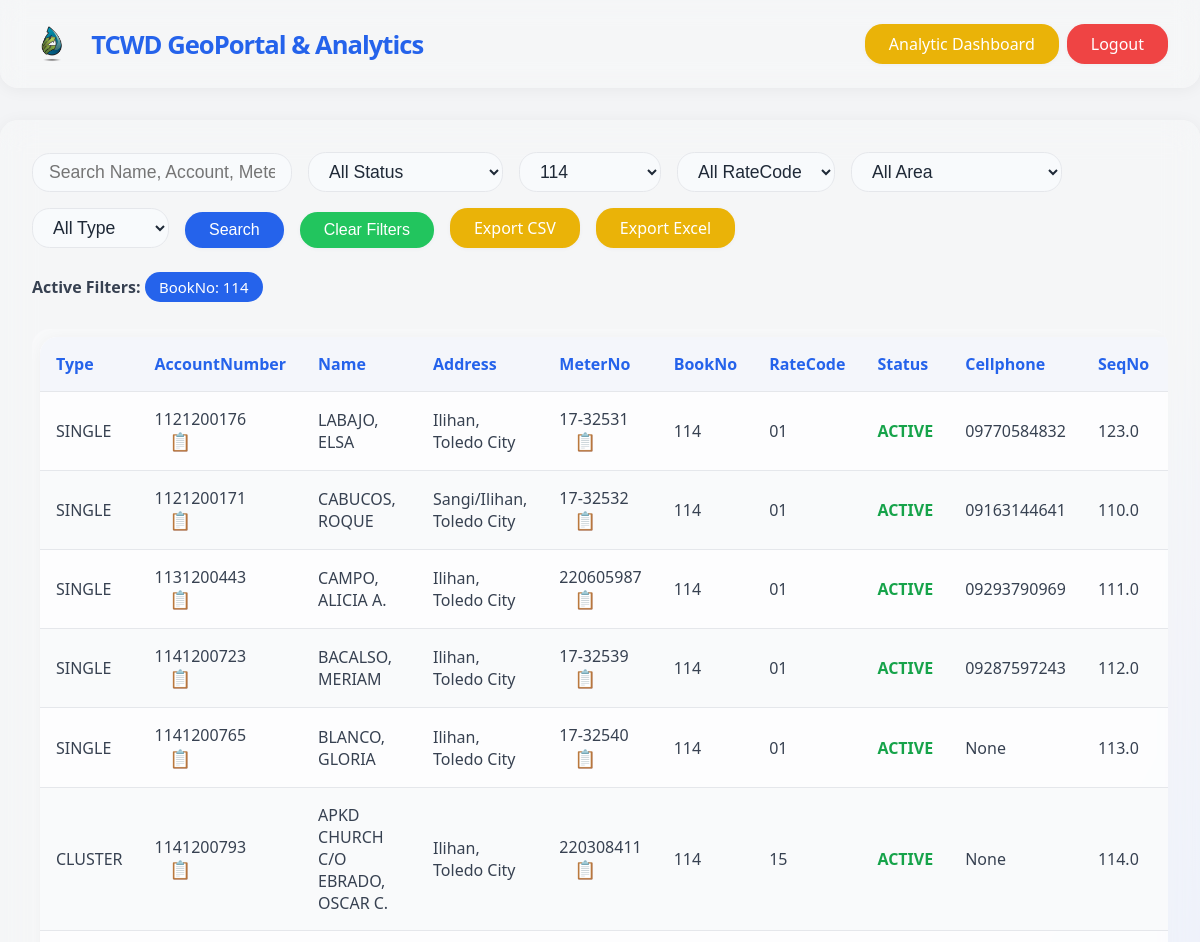
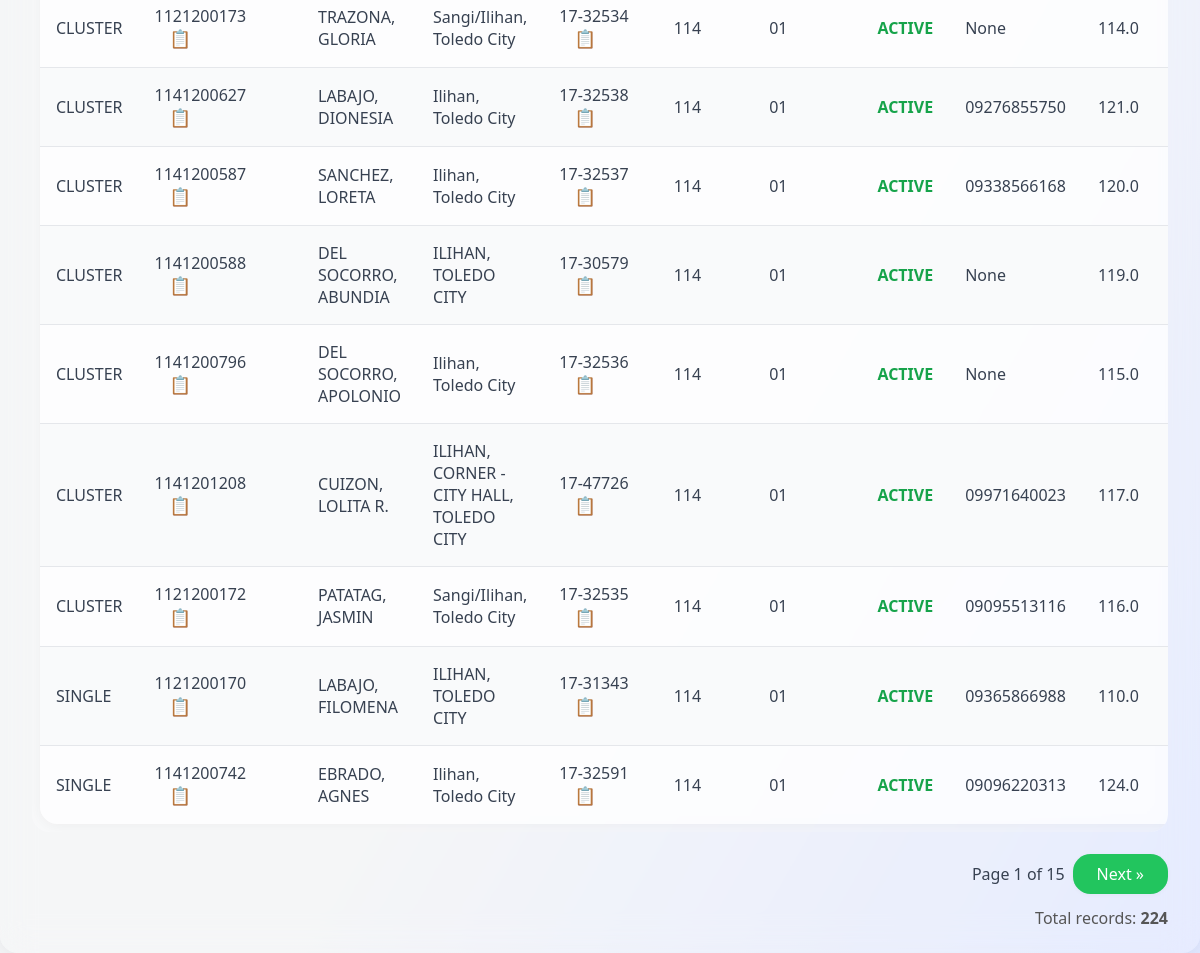
Screenshot of /?bookno=114 (signed in) with the database file from the repository (2 pictures, top to bottom).
### tables this page shows
CREATE TABLE "database" (
"Type" TEXT,
  "AccountNumber" TEXT,
  "Name" TEXT,
  "Address" TEXT,
  "MeterNo" TEXT,
  "BookNo" TEXT,
  "RateCode" TEXT,
  "Status" TEXT,
  "Cellphone" TEXT,
  "SeqNo" REAL,
  "AREA" TEXT,
  "x" REAL,
  "y" REAL,
  "PRVReading" REAL,
  "PRSReading" REAL,
  "CumUsed" REAL,
  "BillAmount" REAL
);

### app.py (the view)
@app.route('/')
def index():
    if not session.get('logged_in'):
        return redirect(url_for('login'))
    search = request.args.get('q', '')
    status = request.args.get('status', '')
    bookno = request.args.get('bookno', '')
    ratecode = request.args.get('ratecode', '')
    area = request.args.get('area', '')
    type_ = request.args.get('type', '')
    page = int(request.args.get('page', 1))
    try:
        query = """
            SELECT Type, AccountNumber, Name, Address, MeterNo, BookNo, RateCode, Status,
                   Cellphone, SeqNo, AREA, x, y, PRVReading, PRSReading, CumUsed, BillAmount
            FROM "database" WHERE 1=1
        """
        params = []
        if search:
            query += " AND (Name LIKE ? OR AccountNumber LIKE ? OR MeterNo LIKE ?)"
            like_term = f"%{search}%"
            params.extend([like_term, like_term, like_term])
        if status:
            query += " AND Status = ?"
            params.append(status)
        if bookno:
            query += " AND BookNo = ?"
            params.append(bookno)
        if ratecode:
            query += " AND RateCode = ?"
            params.append(ratecode)
        if area:
            query += " AND AREA = ?"
            params.append(area)
        if type_:
            query += " AND Type = ?"
            params.append(type_)
        offset = (page - 1) * ITEMS_PER_PAGE
        paginated_query = query + " LIMIT ? OFFSET ?"
        params_for_count = params.copy()
        params.extend([ITEMS_PER_PAGE, offset])
        conn = get_db_connection()
        rows = conn.execute(paginated_query, params).fetchall()
        rows = [dict(row) for row in rows]
        all_statuses = [row['Status'] for row in conn.execute('SELECT DISTINCT Status FROM "database"').fetchall()]
        all_booknos = [row['BookNo'] for row in conn.execute('SELECT DISTINCT BookNo FROM "database"').fetchall()]
        all_ratecodes = [row['RateCode'] for row in conn.execute('SELECT DISTINCT RateCode FROM "database"').fetchall()]
        all_areas = [row['AREA'] for row in conn.execute('SELECT DISTINCT AREA FROM "database"').fetchall()]
        all_types = [row['Type'] for row in conn.execute('SELECT DISTINCT Type FROM "database"').fetchall()]
        all_booknos = sorted(all_booknos, key=bookno_sort_key)
        count_query = "SELECT COUNT(*) FROM (SELECT * FROM \"database\" WHERE 1=1"
        count_params = []
        if search:
            count_query += " AND (Name LIKE ? OR AccountNumber LIKE ? OR MeterNo LIKE ?)"
            count_params.extend([like_term, like_term, like_term])
        if status:
            count_query += " AND Status = ?"
            count_params.append(status)
        if bookno:
            count_query += " AND BookNo = ?"
            count_params.append(bookno)
        if ratecode:
            count_query += " AND RateCode = ?"
            count_params.append(ratecode)
        if area:
            count_query += " AND AREA = ?"
            count_params.append(area)
        if type_:
            count_query += " AND Type = ?"
            count_params.append(type_)
        count_query += ")"
        total_rows = conn.execute(count_query, count_params).fetchone()[0]
        columns = [description[0] for description in conn.execute('SELECT * FROM "database" LIMIT 1').description]
        conn.close()
        total_pages = max(1, (total_rows + ITEMS_PER_PAGE - 1) // ITEMS_PER_PAGE)
        return render_template(
            'index.html',
            rows=rows,
            columns=columns,
            search=search,
            statuses=all_statuses,
            selected_status=status,
            booknos=all_booknos,
            selected_bookno=bookno,
            ratecodes=all_ratecodes,
            selected_ratecode=ratecode,
            areas=all_areas,
            selected_area=area,
            types=all_types,
            selected_type=type_,
            page=page,
            total_pages=total_pages,
            total_rows=total_rows,
            zip=zip
        )
    except Exception as e:
        return render_template('error.html', message="A database error occurred. Please contact support.", error=str(e)), 500

### app.py (called while the page is built)
def get_db_connection():
    conn = sqlite3.connect(DATABASE)
    conn.row_factory = sqlite3.Row
    return conn

def bookno_sort_key(val):
    if val is None:
        return (2, "")
    val = str(val)
    return (1, int(val)) if val.isdigit() else (0, val.upper())

### templates/index.html (shortened to what this page needs)
<!DOCTYPE html>
<html lang="en">
<head>
    <link rel="stylesheet" href="{{ url_for('static', filename='style.css') }}">
    <link rel="stylesheet" href="https://code.jquery.com/ui/1.13.0/themes/base/jquery-ui.css">
</head>
<body>
    <div class="header">
  <div style="display: flex; align-items: center; gap:1.2rem;">
    <img src="{{ url_for('static', filename='materials/logo.png') }}"
         alt="TCWD Logo"
         style="height: 2.5rem;">
    <span class="title">TCWD GeoPortal & Analytics</span>
  </div>
  <div class="header-buttons">
    <a href="{{ url_for('dashboard') }}"
       target="_blank"
       class="btn accent">
      Analytic Dashboard
    </a>
    <a href="{{ url_for('logout') }}"
       class="btn danger">
      Logout
    </a>
  </div>
</div>
    <div class="card">
        <form class="filter-form" method="get" action="{{ url_for('index') }}" id="filterForm" autocomplete="off">
            <input type="text" id="searchBox" name="q" placeholder="Search Name, Account, Meter" value="{{ search }}" aria-label="Search">
            <select name="status" aria-label="Status">
                <option value="">All Status</option>
            </select>
            <select name="bookno" aria-label="Book Number">
                {% for b in booknos %}
                    <option value="{{ b }}" {% if selected_bookno == b %}selected{% endif %}>{{ b }}</option>
                {% endfor %}
            </select>
            <select name="ratecode" aria-label="Rate Code">
                <option value="">All RateCode</option>
            </select>
            <select name="area" aria-label="Area">
                <option value="">All Area</option>
            </select>
            <select name="type" aria-label="Type">
                <option value="">All Type</option>
            </select>
            <button type="submit" class="btn" id="searchBtn">Search</button>
            <button type="button" class="btn secondary" id="clearFiltersBtn" tabindex="0">Clear Filters</button>
            <a href="{{ url_for('export', q=search, status=selected_status, bookno=selected_bookno, ratecode=selected_ratecode, area=selected_area, type=selected_type, format='csv') }}"
                class="btn accent" id="exportCsvBtn"
                {% if not rows %}aria-disabled="true" style="pointer-events:none;opacity:0.5;"{% endif %}>
                Export CSV
            </a>
            <a href="{{ url_for('export', q=search, status=selected_status, bookno=selected_bookno, ratecode=selected_ratecode, area=selected_area, type=selected_type, format='excel') }}"
                class="btn accent" id="exportXlsBtn"
                {% if not rows %}aria-disabled="true" style="pointer-events:none;opacity:0.5;"{% endif %}>
                Export Excel
            </a>
        </form>
        <div class="active-filters">
            {% set filters = [] %}
            {% if filters %}
                <div style="margin-bottom: 1rem;">
                    <strong>Active Filters:</strong>
                    {% for f in filters %}
                        <span class="filter-chip">{{ f }}</span>
                    {% endfor %}
                </div>
            {% endif %}
        </div>
        <div class="table-responsive">
            <table>
                <thead>
                    <tr>
                        {% for col in columns %}
                            <th>{{ col }}</th>
                        {% endfor %}
                    </tr>
                </thead>
                <tbody>
                    {% if rows %}
                        {% for row in rows %}
                            <tr class="data-row" data-row='{{ row|tojson }}' tabindex="0" aria-label="Show details">
                                {% for col in columns %}
                                    {% if col == 'Status' %}
                                        <td>
                                            <span class="{% if row[col]|lower == 'active' %}
                                                    status-active
                                                {% elif row[col]|lower == 'disconnected' %}
                                                    status-disconnected
                                                {% else %}
                                                    status-other
                                                {% endif %}">
                                                {{ row[col] }}
                                            </span>
                                        </td>
                                    {% else %}
                                        <td>
                                            {{ row[col] }}
                                            {% if col in ['AccountNumber', 'MeterNo'] and row[col] %}
                                                <button class="copy-btn" data-copy="{{ row[col] }}" title="Copy {{ col }}" tabindex="0">📋</button>
                                            {% endif %}
                                        </td>
                                    {% endif %}
                                {% endfor %}
                            </tr>
                        {% endfor %}
                    {% endif %}
                </tbody>
            </table>
        </div>
        <div class="pagination">
            <span>Page {{ page }} of {{ total_pages }}</span>
            {% if page < total_pages %}
                <a href="{{ url_for('index', q=search, status=selected_status, bookno=selected_bookno, ratecode=selected_ratecode, area=selected_area, type=selected_type, page=page+1) }}" class="btn secondary">Next &raquo;</a>
            {% endif %}
        </div>
        <div class="table-summary">
            <span>Total records: <strong>{{ total_rows }}</strong></span>
        </div>
    </div>
</body>
</html>

### static/style.css (style rules this page uses)
:root { --primary: #2563eb; --primary-hover: #1d4ed8; --secondary: #22c55e; --secondary-hover: #16a34a; --accent: #eab308; --accent-hover: #ca8a04; --danger: #ef4444; --danger-hover: #dc2626; --gray-bg: #f3f4f6; --gray-card: #fff; --gray-border: #e5e7eb; --gray-text: #374151; --text-dark: #1f2937; --shadow: 0 2px 16px 0 rgba(0,0,0,0.05); --radius: 1.1rem; --transition: .18s cubic-bezier(.4,0,.2,1); --focus-ring: 0 0 0 3px #93c5fd; }
body { margin: 0; min-height: 100vh; background: linear-gradient(120deg, #f3f4f6 60%, #e0e7ff 100%); background-attachment: fixed; font-family: 'Segoe UI', 'Helvetica Neue', Arial, 'Liberation Sans', sans-serif; color: var(--gray-text); position: relative; z-index: 0; }
.header { display: flex; justify-content: space-between; align-items: center; background: rgba(255,255,255,0.2); padding: 1.5rem 2rem; box-shadow: var(--shadow); border-radius: 0 0 var(--radius) var(--radius); margin-bottom: 2rem; backdrop-filter: blur(12px); -webkit-backdrop-filter: blur(12px); }
.header .title { font-size: 1.6rem; font-weight: 700; letter-spacing: -1px; color: var(--primary); }
.btn { display: inline-block; font-size: 1rem; font-weight: 500; padding: 0.55rem 1.5rem; border: none; outline: none; border-radius: var(--radius); background: var(--primary); color: #fff; cursor: pointer; transition: all 0.2s ease-in-out; box-shadow: 0 1px 4px 0 rgba(0,0,0,0.04); text-decoration: none; }
.btn.secondary { background: var(--secondary); }
.btn.accent { background: var(--accent); color: #fff; }
.btn.danger { background: var(--danger); }
.card { background: rgba(255, 255, 255, 0.2); border-radius: var(--radius); box-shadow: var(--shadow); padding: 2rem 2rem 1.5rem 2rem; backdrop-filter: blur(16px); -webkit-backdrop-filter: blur(16px); }
.filter-chip { background: var(--primary); color: #fff; display: inline-block; padding: 0.3rem 0.9rem; border-radius: 2em; font-size: 0.93rem; margin-right: 0.5em; margin-bottom: 0.2em; }
.filter-form { display: flex; flex-wrap: wrap; gap: 1rem; align-items: flex-end; margin-bottom: 1.5rem; }
.filter-form input[type="text"], .filter-form select { font-size: 1.1rem; padding: 0.5rem 1rem; border-radius: var(--radius); border: 1.5px solid var(--gray-border); background: #f8fafc; color: var(--text-dark); transition: border-color var(--transition); }
.table-responsive { overflow-x: auto; margin-top: 1.5rem; background: rgba(255, 255, 255, 0.2); backdrop-filter: blur(10px); -webkit-backdrop-filter: blur(10px); border-radius: var(--radius); padding: 0.5rem; }
.card .table-responsive tbody { background: rgba(255, 255, 255, 0.2); }
table { width: 100%; border-collapse: separate; border-spacing: 0; background: rgba(255,255,255,0.5); border-radius: var(--radius); box-shadow: var(--shadow); overflow: hidden; backdrop-filter: blur(10px); -webkit-backdrop-filter: blur(10px); }
th, td { padding: 1rem; text-align: left; border-bottom: 1.5px solid var(--gray-border); }
th { background: #f4f6fb; font-weight: 600; color: var(--primary); position: sticky; top: 0; z-index: 2; }
tr:last-child td { border-bottom: none; }
tr.data-row { transition: background 0.13s; }
tbody tr:nth-child(even) { background: #f9fafb; }
.status-active { color: var(--secondary-hover); font-weight: 600; }
.copy-btn, .copy-btn-modal { background: transparent; border: none; cursor: pointer; color: var(--primary); font-size: 1.1rem; margin-left: 0.5em; vertical-align: middle; outline: none; transition: color 0.18s; }
.pagination { display: flex; gap: 0.5rem; justify-content: flex-end; align-items: center; margin-top: 1.4rem; }
.table-summary { margin-top: 0.8rem; text-align: right; color: #555; font-size: 1rem; }
.header-buttons { display: flex; align-items: center; gap: 0.5rem; margin-left: auto; }

### rows the page displays
database: Type "SINGLE" "1121200176" "LABAJO, ELSA" "Ilihan, Toledo City" "17-32531" "114" "01" "09770584832" "123.0", Status "ACTIVE"
database: Type "SINGLE" "1121200171" "CABUCOS, ROQUE" "Sangi/Ilihan, Toledo City" "17-32532" "114" "01" "09163144641" "110.0", Status "ACTIVE"
database: Type "SINGLE" "1131200443" "CAMPO, ALICIA A." "Ilihan, Toledo City" "220605987" "114" "01" "09293790969" "111.0", Status "ACTIVE"
database: Type "SINGLE" "1141200723" "BACALSO, MERIAM" "Ilihan, Toledo City" "17-32539" "114" "01" "09287597243" "112.0", Status "ACTIVE"
database: Type "SINGLE" "1141200765" "BLANCO, GLORIA" "Ilihan, Toledo City" "17-32540" "114" "01" "None" "113.0", Status "ACTIVE"
database: Type "CLUSTER" "1141200793" "APKD CHURCH C/O EBRADO, OSCAR C." "Ilihan, Toledo City" "220308411" "114" "15" "None" "114.0", Status "ACTIVE"
database: Type "CLUSTER" "1121200173" "TRAZONA, GLORIA" "Sangi/Ilihan, Toledo City" "17-32534" "114" "01" "None" "114.0", Status "ACTIVE"
database: Type "CLUSTER" "1141200627" "LABAJO, DIONESIA" "Ilihan, Toledo City" "17-32538" "114" "01" "09276855750" "121.0", Status "ACTIVE"
database: Type "CLUSTER" "1141200587" "SANCHEZ, LORETA" "Ilihan, Toledo City" "17-32537" "114" "01" "09338566168" "120.0", Status "ACTIVE"
database: Type "CLUSTER" "1141200588" "DEL SOCORRO, ABUNDIA" "ILIHAN, TOLEDO CITY" "17-30579" "114" "01" "None" "119.0", Status "ACTIVE"
database: Type "CLUSTER" "1141200796" "DEL SOCORRO, APOLONIO" "Ilihan, Toledo City" "17-32536" "114" "01" "None" "115.0", Status "ACTIVE"
database: Type "CLUSTER" "1141201208" "CUIZON, LOLITA R." "ILIHAN, CORNER - CITY HALL, TOLEDO CITY" "17-47726" "114" "01" "09971640023" "117.0", Status "ACTIVE"
database: Type "CLUSTER" "1121200172" "PATATAG, JASMIN" "Sangi/Ilihan, Toledo City" "17-32535" "114" "01" "09095513116" "116.0", Status "ACTIVE"
database: Type "SINGLE" "1121200170" "LABAJO, FILOMENA" "ILIHAN, TOLEDO CITY" "17-31343" "114" "01" "09365866988" "110.0", Status "ACTIVE"
database: Type "SINGLE" "1141200742" "EBRADO, AGNES" "Ilihan, Toledo City" "17-32591" "114" "01" "09096220313" "124.0", Status "ACTIVE"

### other values shown
{{ f }} "BookNo: 114"
{{ col }} "Type" "AccountNumber" "Name" "Address" "MeterNo" "BookNo" "RateCode" "Status" "Cellphone" "SeqNo"
{{ page }} "1"
{{ total_pages }} "15"
{{ total_rows }} "224"
form field bookno "114"
